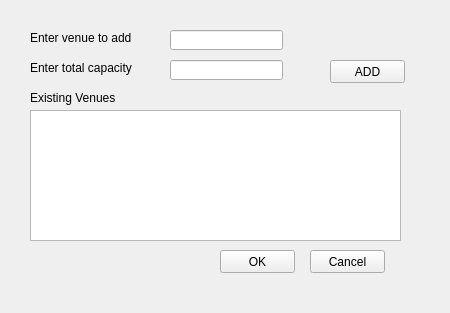
<?xml version="1.0" encoding="UTF-8"?>
<ui version="4.0">
 <class>adddestination</class>
 <widget class="QWidget" name="adddestination">
  <property name="geometry">
   <rect>
    <x>0</x>
    <y>0</y>
    <width>450</width>
    <height>313</height>
   </rect>
  </property>
  <property name="windowTitle">
   <string>adddestination</string>
  </property>
  <property name="styleSheet">
   <string notr="true"/>
  </property>
  <widget class="QLabel" name="label">
   <property name="geometry">
    <rect>
     <x>30</x>
     <y>30</y>
     <width>131</width>
     <height>16</height>
    </rect>
   </property>
   <property name="text">
    <string>Enter venue to add</string>
   </property>
  </widget>
  <widget class="QLabel" name="label_2">
   <property name="geometry">
    <rect>
     <x>30</x>
     <y>90</y>
     <width>171</width>
     <height>16</height>
    </rect>
   </property>
   <property name="text">
    <string>Existing Venues</string>
   </property>
  </widget>
  <widget class="QLineEdit" name="venueedit">
   <property name="geometry">
    <rect>
     <x>170</x>
     <y>30</y>
     <width>113</width>
     <height>20</height>
    </rect>
   </property>
  </widget>
  <widget class="QPushButton" name="okButton">
   <property name="geometry">
    <rect>
     <x>220</x>
     <y>250</y>
     <width>75</width>
     <height>23</height>
    </rect>
   </property>
   <property name="text">
    <string>OK</string>
   </property>
  </widget>
  <widget class="QPushButton" name="cancelButton">
   <property name="geometry">
    <rect>
     <x>310</x>
     <y>250</y>
     <width>75</width>
     <height>23</height>
    </rect>
   </property>
   <property name="text">
    <string>Cancel</string>
   </property>
  </widget>
  <widget class="QLabel" name="label_4">
   <property name="geometry">
    <rect>
     <x>30</x>
     <y>60</y>
     <width>111</width>
     <height>16</height>
    </rect>
   </property>
   <property name="text">
    <string>Enter total capacity</string>
   </property>
  </widget>
  <widget class="QLineEdit" name="lineEdit_2">
   <property name="geometry">
    <rect>
     <x>170</x>
     <y>60</y>
     <width>113</width>
     <height>20</height>
    </rect>
   </property>
  </widget>
  <widget class="QPushButton" name="pushButton">
   <property name="geometry">
    <rect>
     <x>330</x>
     <y>60</y>
     <width>75</width>
     <height>23</height>
    </rect>
   </property>
   <property name="text">
    <string>ADD</string>
   </property>
  </widget>
  <widget class="QTableView" name="placeview">
   <property name="geometry">
    <rect>
     <x>30</x>
     <y>110</y>
     <width>371</width>
     <height>131</height>
    </rect>
   </property>
  </widget>
  <widget class="QLabel" name="hiddenlabel">
   <property name="geometry">
    <rect>
     <x>160</x>
     <y>90</y>
     <width>241</width>
     <height>16</height>
    </rect>
   </property>
   <property name="text">
    <string/>
   </property>
  </widget>
 </widget>
 <layoutdefault spacing="6" margin="11"/>
 <resources>
  <include location="login1.qrc"/>
  <include location="login1.qrc"/>
 </resources>
 <connections>
  <connection>
   <sender>okButton</sender>
   <signal>clicked()</signal>
   <receiver>adddestination</receiver>
   <slot>ok_buttonclick()</slot>
   <hints>
    <hint type="sourcelabel">
     <x>257</x>
     <y>261</y>
    </hint>
    <hint type="destinationlabel">
     <x>199</x>
     <y>149</y>
    </hint>
   </hints>
  </connection>
  <connection>
   <sender>cancelButton</sender>
   <signal>clicked()</signal>
   <receiver>adddestination</receiver>
   <slot>cancel_buttonclick()</slot>
   <hints>
    <hint type="sourcelabel">
     <x>347</x>
     <y>261</y>
    </hint>
    <hint type="destinationlabel">
     <x>199</x>
     <y>149</y>
    </hint>
   </hints>
  </connection>
  <connection>
   <sender>pushButton</sender>
   <signal>clicked()</signal>
   <receiver>adddestination</receiver>
   <slot>add_buttonclick()</slot>
   <hints>
    <hint type="sourcelabel">
     <x>367</x>
     <y>71</y>
    </hint>
    <hint type="destinationlabel">
     <x>235</x>
     <y>156</y>
    </hint>
   </hints>
  </connection>
 </connections>
 <slots>
  <slot>ok_buttonclick()</slot>
  <slot>cancel_buttonclick()</slot>
  <slot>add_buttonclick()</slot>
 </slots>
</ui>
